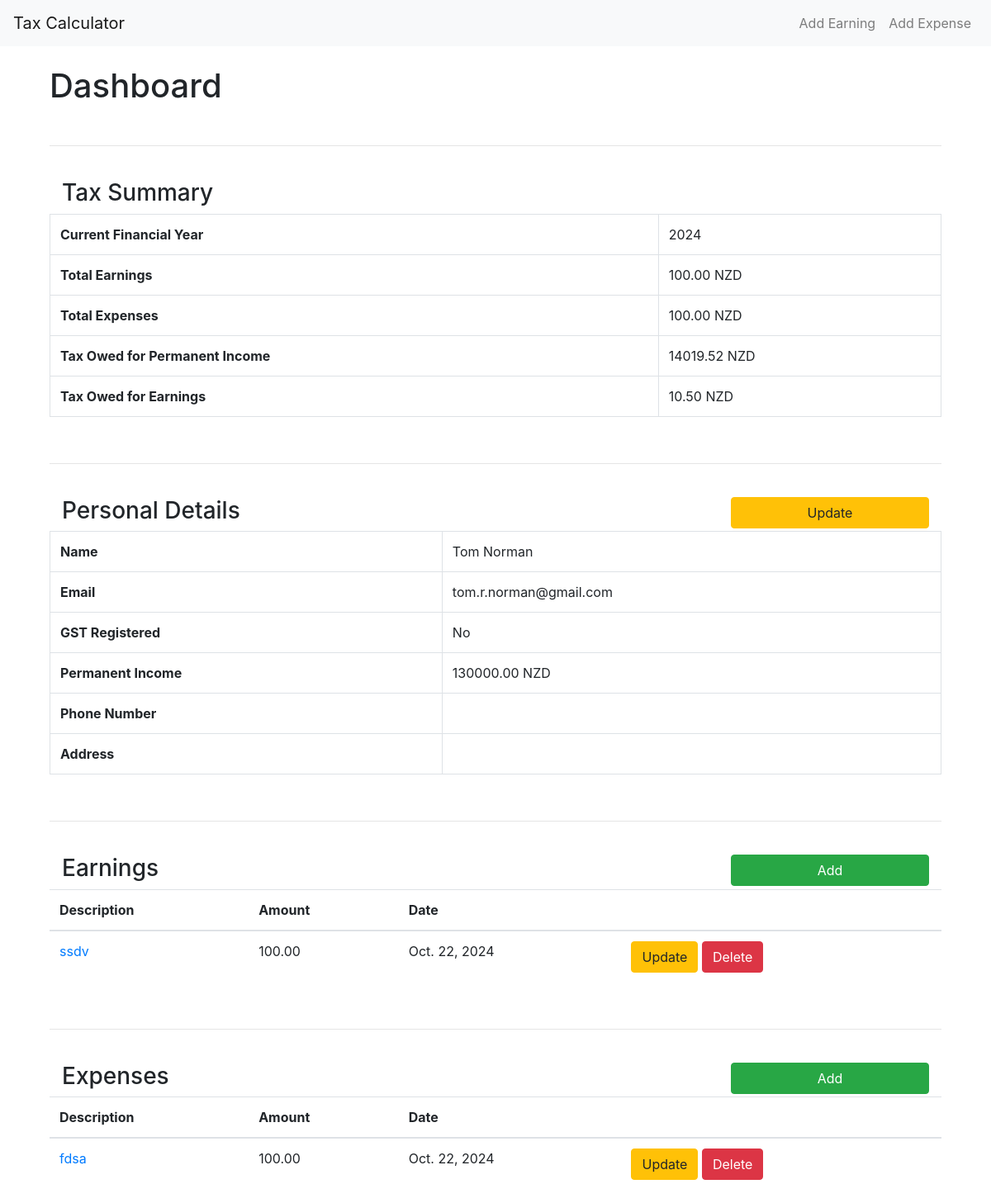
Before: / with the older database file.
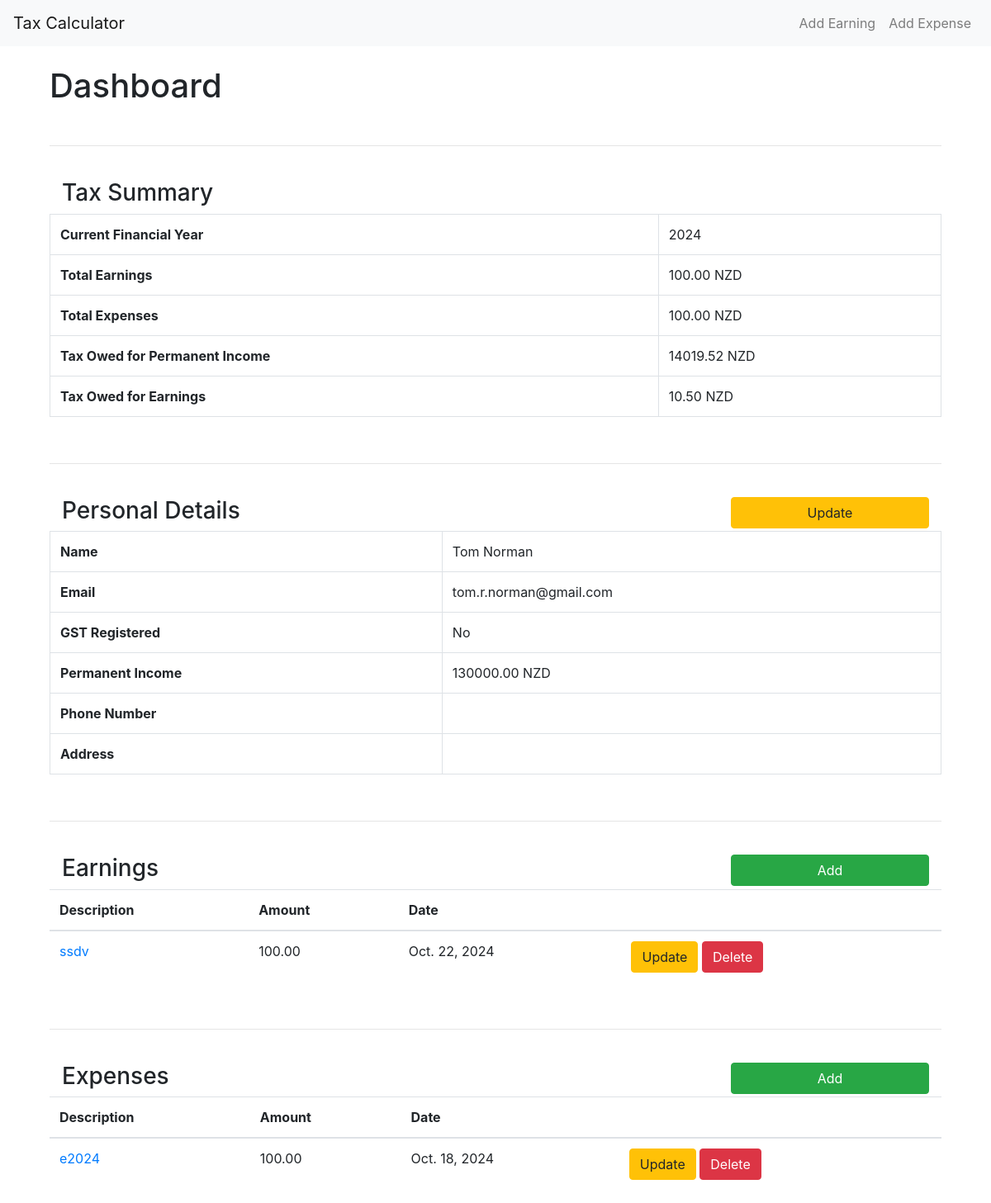
After: the same page with the newer database file.
### finance/models.py (models this page shows, shortened)
class Earning(models.Model):
    reference = models.CharField(max_length=20, blank=True, null=True)
    description = models.CharField(max_length=255)
    amount = models.DecimalField(max_digits=10, decimal_places=2)
    date = models.DateField()
    financial_year = models.ForeignKey(FinancialYear, on_delete=models.CASCADE, related_name='earnings')
    attachment = models.FileField(upload_to='earnings_attachments/', blank=True, null=True)

class Expense(models.Model):
    EXPENSE_TYPES = [
        ('office_supplies', 'Office Supplies'),
        ('travel', 'Travel'),
        ('equipment', 'Equipment'),
        ('utilities', 'Utilities'),
        ('marketing', 'Marketing'),
        ('insurance', 'Insurance'),
        ('salaries', 'Salaries'),
        ('rent', 'Rent'),
        ('professional_services', 'Professional Services'),
    ]
    reference = models.CharField(max_length=20, blank=True, null=True)
    description = models.CharField(max_length=255)
    amount = models.DecimalField(max_digits=10, decimal_places=2)
    is_good = models.BooleanField(default=False)
    financial_year = models.ForeignKey(FinancialYear, on_delete=models.CASCADE, related_name='expenses')
    depreciation_rate = models.FloatField(null=True, blank=True)
    expense_type = models.CharField(max_length=50, choices=EXPENSE_TYPES)
    attachment = models.FileField(upload_to='earnings_attachments/', blank=True, null=True)
    purchase_date = models.DateField()  # Ensure this field exists

### finance/views.py (the view)
# urls.py: path('', views.dashboard, name='dashboard'),
def dashboard(request):
    current_financial_year = get_current_financial_year()
    financial_year, created = FinancialYear.objects.get_or_create(year=current_financial_year)
    personal_details = PersonalDetails.objects.first()
    earnings = Earning.objects.filter(financial_year=financial_year)
    expenses = Expense.objects.filter(financial_year=financial_year)
    total_earnings = earnings.aggregate(total=Sum('amount'))['total'] or Decimal(0)
    total_expenses = expenses.aggregate(total=Sum('amount'))['total'] or Decimal(0)
    tax_owed_permanent_income, tax_owed_earnings = financial_year.calculate_tax(total_earnings)
    context = {
        'financial_year': financial_year,
        'earnings': earnings,
        'expenses': expenses,
        'personal_details': personal_details,
        'total_earnings': total_earnings,
        'total_expenses': total_expenses,
        'tax_owed_permanent_income': tax_owed_permanent_income,
        'tax_owed_earnings': tax_owed_earnings,
    }
    return render(request, 'dashboard.html', context)

### finance/models.py (called while the page is built)
def get_current_financial_year():
    today = timezone.now().date()
    if today.month >= 4:
        return today.year
    else:
        return today.year - 1

### finance/templates/dashboard.html (shortened to what the changed rows need)
{% extends 'base.html' %}
{% block content %}
<div class="container">
    <h1>Dashboard</h1>
    <br>
    <br>
    <br>
    <br>
    <br>
    <br>
    <table class="table">
        <thead>
            <tr><th>Description</th><th>Amount</th><th>Date</th><th></th></tr>
        </thead>
        <tbody>
        {% for earning in earnings %}
            <tr>
                <td><a href="{% url 'earning_detail' earning.pk %}">{{ earning.reference }}</a></td>
                <td>{{ earning.amount }}</td>
                <td>{{ earning.date }}</td>
                <td>
                    <a href="{% url 'earning_update' earning.pk %}" class="btn btn-warning">Update</a>
                    <a href="{% url 'delete_earning' earning.pk %}" class="btn btn-danger">Delete</a>
                </td>
            </tr>
        {% empty %}
            <tr><td colspan="4">No earnings yet.</td></tr>
        {% endfor %}
        </tbody>
    </table>
    <br>
    <br>
    <table class="table">
        <thead>
            <tr><th>Description</th><th>Amount</th><th>Date</th><th></th></tr>
        </thead>
        <tbody>
        {% for expense in expenses %}
            <tr>
                <td><a href="{% url 'expense_detail' expense.pk %}">{{ expense.reference }}</a></td>
                <td>{{ expense.amount }}</td>
                <td>{{ expense.purchase_date }}</td>
                <td>
                    <a href="{% url 'update_expense' expense.pk %}" class="btn btn-warning">Update</a>
                    <a href="{% url 'delete_expense' expense.pk %}" class="btn btn-danger">Delete</a>
                </td>
            </tr>
        {% empty %}
            <tr><td colspan="4">No expenses yet.</td></tr>
        {% endfor %}
        </tbody>
    </table>
</div>
{% endblock %}

Changed rows visible on the page:
removed Expense: reference "fdsa", amount "100.00", purchase_date "Oct. 22, 2024"
added Expense: reference "e2024", amount "100.00", purchase_date "Oct. 18, 2024"
